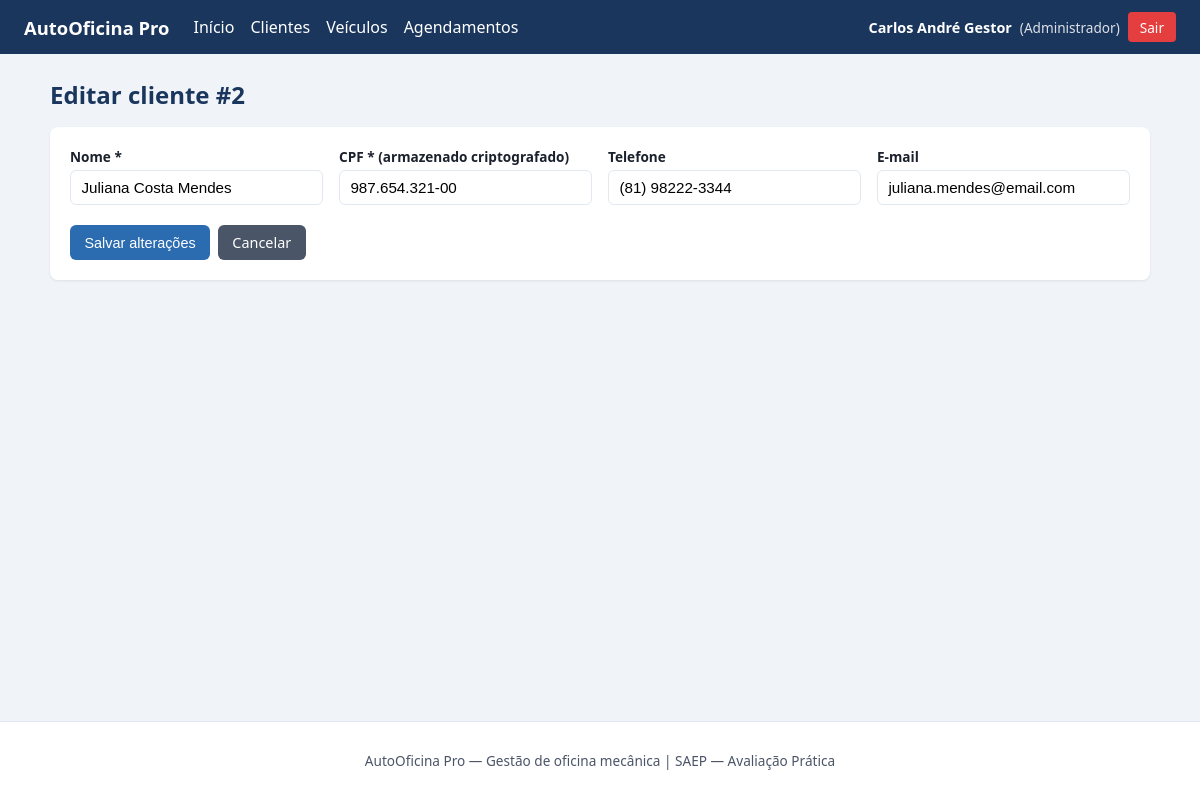
The app's page /sistema/clientes/editar.php?id=2 (signed in) with its own data.
### tables this page shows
CREATE TABLE clientes (
  id INT AUTO_INCREMENT PRIMARY KEY,
  nome VARCHAR(100) NOT NULL,
  cpf VARCHAR(255) NOT NULL COMMENT 'CPF criptografado AES-256-CBC',
  telefone VARCHAR(20) NULL,
  email VARCHAR(120) NULL
);

### sistema/config/crypto.php (called while the page is built, shortened)
<?php
function descriptografar_cpf(string $cipher): string
{
    $plain = openssl_decrypt($cipher, "AES-256-CBC", CRYPTO_KEY, 0, CRYPTO_IV);
    return $plain !== false ? $plain : "";
}

### sistema/clientes/editar.php (the view, shortened to what this page needs)
<?php
require_once __DIR__ . "/../config/conexao.php";
require_once __DIR__ . "/../config/crypto.php";
$id = (int)($_GET["id"] ?? $_POST["id"] ?? 0);
$stmt = $conn->prepare("SELECT id, nome, cpf, telefone, email FROM clientes WHERE id=? LIMIT 1");
$stmt->bind_param("i", $id);
$stmt->execute();
$cliente = $stmt->get_result()->fetch_assoc();
$cpf_exibir = descriptografar_cpf($cliente["cpf"]);
require __DIR__ . "/../includes/header.php";
?>
<h1 class="page-title">Editar cliente #<?= (int)$cliente["id"] ?></h1>
<div class="card">
    <form method="post">
        <div class="form-grid">
            <div>
                <label for="nome">Nome *</label>
                <input type="text" id="nome" name="nome" required value="<?= htmlspecialchars($cliente["nome"]) ?>">
            </div>
            <div>
                <label for="cpf">CPF * (armazenado criptografado)</label>
                <input type="text" id="cpf" name="cpf" required value="<?= htmlspecialchars($cpf_exibir) ?>"
                       placeholder="000.000.000-00">
            </div>
            <div>
                <label for="telefone">Telefone</label>
                <input type="tel" id="telefone" name="telefone" value="<?= htmlspecialchars($cliente["telefone"] ?? "") ?>">
            </div>
            <div>
                <label for="email">E-mail</label>
                <input type="email" id="email" name="email" value="<?= htmlspecialchars($cliente["email"] ?? "") ?>">
            </div>
        </div>
        <div class="form-actions">
            <button type="submit" class="btn">Salvar alterações</button>
            <a class="btn btn-secondary" href="listar.php">Cancelar</a>
        </div>
    </form>
</div>
<?php require __DIR__ . "/../includes/footer.php"; ?>

### sistema/css/style.css (style rules this page uses)
:root { --azul: #1a365d; --azul-m: #2b6cb0; --cinza: #4a5568; --fundo: #f0f4f8; --branco: #fff; --ok: #276749; --erro: #c53030; --borda: #e2e8f0; }
* { box-sizing: border-box; }
body { margin: 0; font-family: system-ui, -apple-system, Segoe UI, Roboto, sans-serif; background: var(--fundo); color: #1a202c; min-height: 100vh; display: flex; flex-direction: column; }
h1.page-title { margin: 0 0 1rem; color: var(--azul); font-size: 1.5rem; }
.card { background: var(--branco); border-radius: 8px; padding: 1.25rem; box-shadow: 0 1px 3px rgba(0,0,0,0.08); margin-bottom: 1.25rem; }
.btn { display: inline-block; padding: 0.5rem 0.9rem; border-radius: 6px; border: none; cursor: pointer; font-size: 0.9rem; text-decoration: none; color: white; background: var(--azul-m); }
.btn-secondary { background: var(--cinza); }
.form-grid { display: grid; grid-template-columns: repeat(auto-fit, minmax(220px, 1fr)); gap: 1rem; }
.form-grid label { display: block; font-weight: 600; font-size: 0.85rem; margin-bottom: 0.25rem; }
.form-grid input, .form-grid select, .form-grid textarea { width: 100%; padding: 0.5rem 0.65rem; border: 1px solid var(--borda); border-radius: 6px; font-size: 0.95rem; }
.form-actions { margin-top: 1.25rem; display: flex; gap: 0.5rem; }

### records on screen
clientes: id "2", nome "Juliana Costa Mendes", cpf "987.654.321-00", telefone "(81) 98222-3344", email "juliana.mendes@email.com"

### other values on screen
$u["nome"] "Carlos André Gestor"
$u["perfil"] "Administrador"
